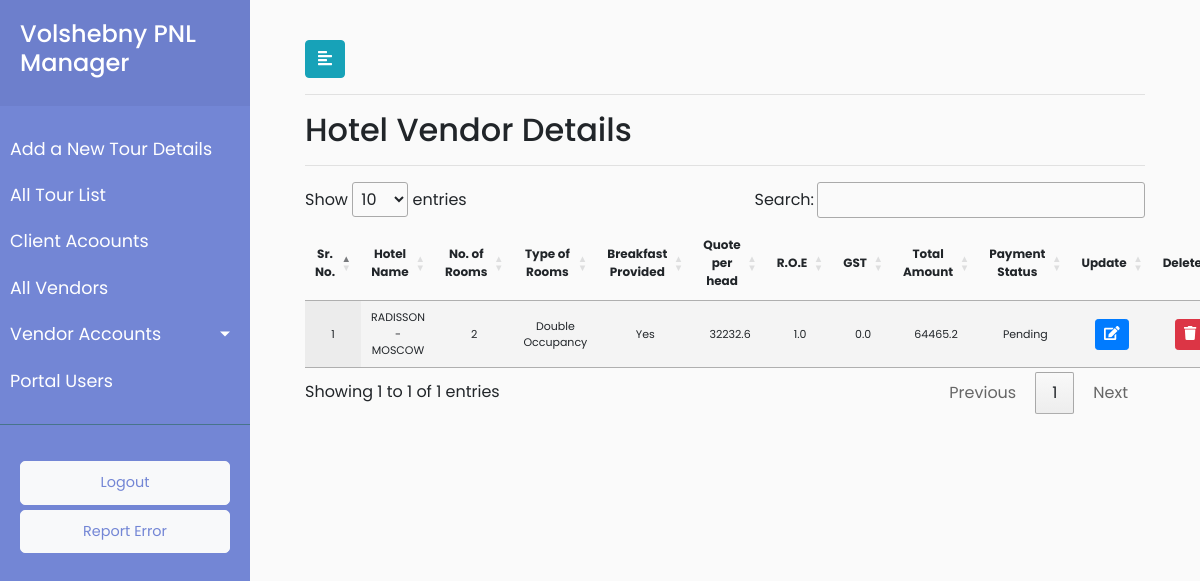
The app's page /vendor/details/hotel/22/Pending/ (signed in) with its own data.
### payment/models.py (models this page shows, shortened)
class Service(models.Model):
        payment_status=(('Pending','Pending'),('Done','Done'))
        service_vendor_id = models.ForeignKey(Vendor, on_delete = models.CASCADE,default="2")
        service_number_of_passengers =  models.CharField(max_length=920,blank=True)
        service_quote_per_head = models.FloatField(blank=True)
        service_roe = models.FloatField(blank=True)
        service_gst = models.FloatField(blank=True)
        service_total_amount =  models.FloatField(default=0.0,blank=True)
        service_payment_method = models.CharField(max_length=920,default="")
        service_vendor_payment_status = models.CharField(choices=payment_status,max_length=920,default="Pending")
        objects = InheritanceManager()
        service_id = models.ForeignKey(Groupdescription, on_delete = models.CASCADE,default="11")

class HotelQuatation(Service):
        service_type = models.CharField(max_length=920,default="Hotel Quatation Service")
        TYPE_OF_ROOM=(('Single Occupancy','Single Occupancy'),
                       ('Double Occupancy','Double Occupancy'),
                        ('Triple Occupancy','Triple Occupancy'))
        BREAKFAST_PROVIDES=(('Yes','Yes'),
                              ('No','No'))
        hotelquatation_hotel_name = models.CharField(max_length=920)
        hotelquatation_number_of_rooms = models.IntegerField()
        hotelquatation_type_of_room = models.CharField(choices=TYPE_OF_ROOM,max_length=920,default="Single Occupancy")
        hotelquatation_breakfast_provided = models.CharField(choices=BREAKFAST_PROVIDES,max_length=920,default="Yes")
        hotelquatation_check_in_datetime = models.DateTimeField(default=timezone.now)
        hotelquatation_check_out_datetime = models.DateTimeField(default=timezone.now)
        class Meta:
                verbose_name_plural = "Hotel Quatation"
                verbose_name = "Hotel"

class Service(models.Model):
        payment_status=(('Pending','Pending'),('Done','Done'))
        service_vendor_id = models.ForeignKey(Vendor, on_delete = models.CASCADE,default="2")
        service_number_of_passengers =  models.CharField(max_length=920,blank=True)
        service_quote_per_head = models.FloatField(blank=True)
        service_roe = models.FloatField(blank=True)
        service_gst = models.FloatField(blank=True)
        service_total_amount =  models.FloatField(default=0.0,blank=True)
        service_payment_method = models.CharField(max_length=920,default="")
        service_vendor_payment_status = models.CharField(choices=payment_status,max_length=920,default="Pending")
        objects = InheritanceManager()
        service_id = models.ForeignKey(Groupdescription, on_delete = models.CASCADE,default="11")

### payment/views.py (the view)
# urls.py: re_path(r'^vendor/details/hotel/(?P<vendor_id>[\w\-\s\(\)]+)/(?P<payment_status>\w+)/$',views.vendor_accounts_hotel_quatation_details,name='vendor_accounts_hotel_quatation_details'),
@login_required(login_url='/user_login')
def vendor_accounts_hotel_quatation_details(request,vendor_id,payment_status):
    userrole = request.user.user_role
    vendor_pending = HotelQuatation.objects.filter(service_vendor_id=vendor_id,service_vendor_payment_status=payment_status).all()
    data = {"userrole":userrole, "hotels": vendor_pending }
    return render(request, 'payment/vendor_accounts_hotel_quatation_details.html',data)

### payment/templates/payment/vendor_accounts_hotel_quatation_details.html (shortened to what this page needs)
{% extends 'payment/base.html' %}
{% load static %}
{% block stylesheets %}
<link rel="stylesheet" href="//cdn.datatables.net/1.10.19/css/jquery.dataTables.min.css">
{% endblock %}
{% block content %}
<div id="content">
	<div class="container-fluid">
		<button type="button" id="sidebarCollapse" class="btn btn-info">
			<i class="fas fa-align-left"></i>
		</button>
          <hr>
               <h2>Hotel Vendor Details</h2>
                <hr>
                         <div>
                       {% if hotels %}
                       <table id="test_table" class="display" style="width:100%; text-align: center">
                       <thead style="font-size:12px">
                                <tr>
                                    <th class="text-center" scope="col">Sr. No.</th>
                                    <th class="text-center" scope="col">Hotel Name</th>
                                    <th class="text-center" scope="col">No. of Rooms</th>
                                    <th class="text-center" scope="col">Type of Rooms</th>
                                    <th class="text-center" scope="col">Breakfast Provided</th>
                                      <th class="text-center" scope="col">Quote per head</th>
                                     <th class="text-center" scope="col">R.O.E</th>
                                     <th class="text-center" scope="col">GST</th>
                                     <th class="text-center" scope="col">Total Amount</th>
                                      <th class="text-center" scope="col">Payment Status</th>
                                    <th class="text-center" scope="col">Update</th>
                                    <th class="text-center" scope="col">Delete</th>
                                </tr>
                            </thead>
                            <tbody style="font-size:11px">
                            {% for hotel in hotels %}
                                <tr>
                                    <td class="text-center" scope="row" >{{ forloop.counter }}</td>
                                   <td class="text-center">{{ hotel.hotelquatation_hotel_name }}</td>
                                    <td class="text-center">{{ hotel.hotelquatation_number_of_rooms }}</td>
                                    <td class="text-center">{{ hotel.hotelquatation_type_of_room }}</td>
                                    <td class="text-center">{{ hotel.hotelquatation_breakfast_provided }}</td>
                                    <td class="text-center">{{ hotel.service_quote_per_head }}</td>
                                    <td class="text-center">{{ hotel.service_roe }}</td>
                                    <td class="text-center">{{ hotel.service_gst }}</td>
                                    <td class="text-center">{{ hotel.service_total_amount }}</td>
                                    <td class="text-center">{{ hotel.service_vendor_payment_status }}</td>
                                    <td>
                            <button type="button" class="update_hotel btn btn-sm btn-primary" data-id="{% url 'payment:vendor_hotel_detail_update' hotel.pk %}">
                                <span class="fa fa-edit"></span>
                            </button>
                        </td>
                        <td>
                            <button type="button" class="delete_hotel btn btn-sm btn-danger" data-id="{% url 'payment:vendor_hotel_detail_delete' hotel.pk %}">
                                <span class="fa fa-trash"></span>
                            </button>
                        </td>
                                </tr>
                                {% endfor %}
                            </tbody>
                             </table>
                             {% else %}
			<p class="no-leads text-primary">No entry added yet.</p>
			{% endif %}
                </div>
            </div>
            </div>
{% endblock %}

### payment/static/payment/style.css (style rules this page uses)
body { font-family: 'Poppins', sans-serif; background: #fafafa; }
#content { width: calc(100% - 250px); padding: 40px; min-height: 100vh; transition: all 0.3s; position: absolute; top: 0; right: 0; }

### records on screen
HotelQuatation: hotelquatation_hotel_name "RADISSON -MOSCOW", hotelquatation_number_of_rooms "2", hotelquatation_type_of_room "Double Occupancy", hotelquatation_breakfast_provided "Yes", service_quote_per_head "32232.6", service_roe "1.0", service_gst "0.0", service_total_amount "64465.2", service_vendor_payment_status "Pending"
